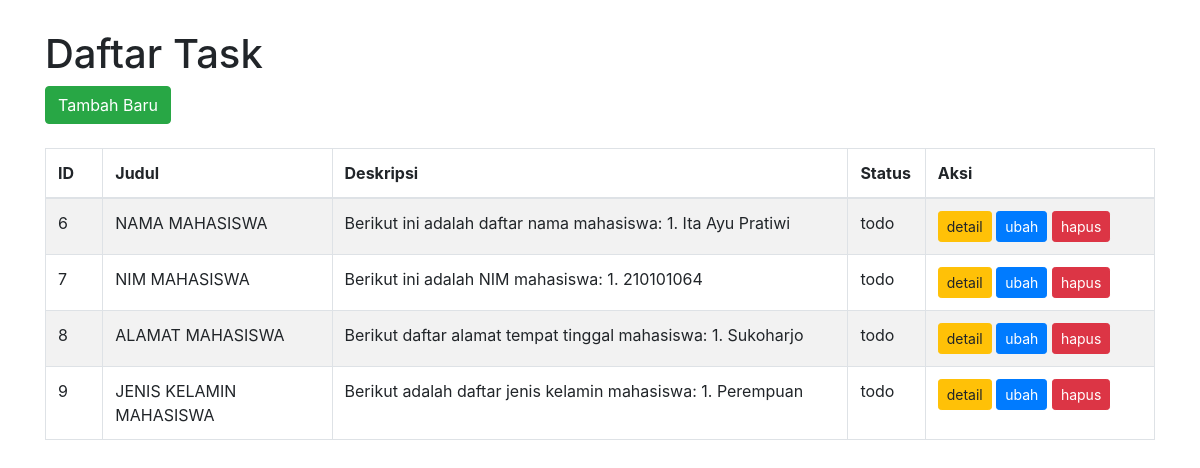
/todo/, run on the app's committed database.
### todo/models.py (models this page shows)
class Task(models.Model):
    class TaskStatus(models.TextChoices):
        TODO = 'todo', _('Todo')
        IN_PROGRESS = 'in_progress', _('In Progress')
        CLOSED = 'closed', _('Closed')
    title = models.CharField(max_length=100)
    description = models.TextField()
    status = models.CharField(
        max_length=20,
        choices=TaskStatus.choices,
        default=TaskStatus.TODO
    )
    created_at = models.DateTimeField(auto_now_add=True)
    updated_at = models.DateTimeField(auto_now=True)
    class Meta:
        db_table = 'tasks'

### todo/views.py (the view)
# urls.py: path('', index_view, name='index'),
def index_view(request):
    tasks = Task.objects.all()
    context = {
        'tasks': tasks
    }
    return render(request, 'todo/index.html', context)

### todo/templates/todo/index.html (shortened to what this page needs)
<!doctype html>
<html lang="en">
  <head>
    <link rel="stylesheet" href="https://maxcdn.bootstrapcdn.com/bootstrap/4.0.0/css/bootstrap.min.css">
  </head>
  <body>
    <div class="container">
      <h1>Daftar Task</h1>
  <div>
  <a href="{% url 'todo:create'  %}" class="btn btn-success">Tambah Baru</a>
  </div>
      <br>
      <table class="table table-bordered table-striped">
          <thead>
              <tr>
                  <th width="5%">ID</th>
                  <th width="20%">Judul</th>
                  <th width="45%">Deskripsi</th>
                  <th width="5%">Status</th>
                  <th width="20%">Aksi</th>
              </tr>
          </thead>
          <tbody>
            {% if tasks %}
              {% for task in tasks %}
              <tr>
                  <td>{{ task.id }}</td>
                  <td>{{ task.title }}</td>
                  <td>{{ task.description }}</td>
                  <td>{{ task.status }}</td>
                  <td>
                    <a href="{% url 'todo:detail' task.id %}" class="btn btn-warning btn-sm">detail</a>
                    <a href="{% url 'todo:update' task.id %}" class="btn btn-primary btn-sm">ubah</a>
                    <a href="{% url 'todo:delete' task.id %}" class="btn btn-danger btn-sm" onclick="return confirm('Apakah yakin akan menghapus task ini?')">hapus</a>
                  </td>
              </tr>
              {% endfor %}
            {% else %}
              <tr>
                <td colspan="5">Data tidak ditemukan.</td>
              </tr>
            {% endif %}
          </tbody>
      </table>
  </div>
  </body>
</html>

### todo/templates/todo/index.html (style rules this page uses)
body { margin-top: 30px; }

### data on the page
Task: id "6", title "NAMA MAHASISWA", description "Berikut ini adalah daftar nama mahasiswa: 1. Ita Ayu Pratiwi", status "todo"
Task: id "7", title "NIM MAHASISWA", description "Berikut ini adalah NIM mahasiswa: 1. 210101064", status "todo"
Task: id "8", title "ALAMAT MAHASISWA", description "Berikut daftar alamat tempat tinggal mahasiswa: 1. Sukoharjo", status "todo"
Task: id "9", title "JENIS KELAMIN MAHASISWA", description "Berikut adalah daftar jenis kelamin mahasiswa: 1. Perempuan", status "todo"
